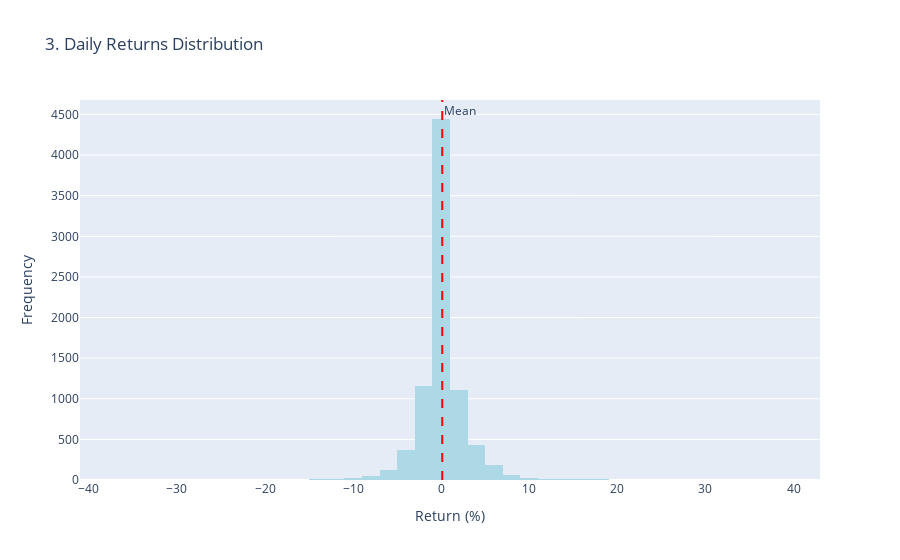

This figure's notebook cell:
### Code cell
fig3 = go.Figure()
fig3.add_trace(go.Histogram(x=df['Return'].dropna()*100, 
                           nbinsx=50, 
                           marker_color='lightblue',
                           name='Returns'))
fig3.add_vline(x=df['Return'].mean()*100, line_dash="dash", 
               line_color="red", annotation_text="Mean")
fig3.update_layout(title='3. Daily Returns Distribution', 
                  xaxis_title='Return (%)', yaxis_title='Frequency')
fig3.show()

### Figure 1 — Plotly figure (JSON) as saved in the notebook; plotly's stock layout.template omitted (floating-point values rounded to 4 significant figures; data arrays with more than 128 entries replaced by an {"elided": "..."} marker saying what was removed)
{"data": [{"marker": {"color": "lightblue"}, "name": "Returns", "nbinsx": 50, "type": "histogram", "x": {"elided": "8037 float values"}}], "layout": {"annotations": [{"showarrow": false, "text": "Mean", "x": 0.1217, "xanchor": "left", "xref": "x", "y": 1, "yanchor": "top", "yref": "y domain"}], "shapes": [{"line": {"color": "red", "dash": "dash"}, "type": "line", "x0": 0.1217, "x1": 0.1217, "xref": "x", "y0": 0, "y1": 1, "yref": "y domain"}], "title": {"text": "3. Daily Returns Distribution"}, "xaxis": {"title": {"text": "Return (%)"}}, "yaxis": {"title": {"text": "Frequency"}}}}
